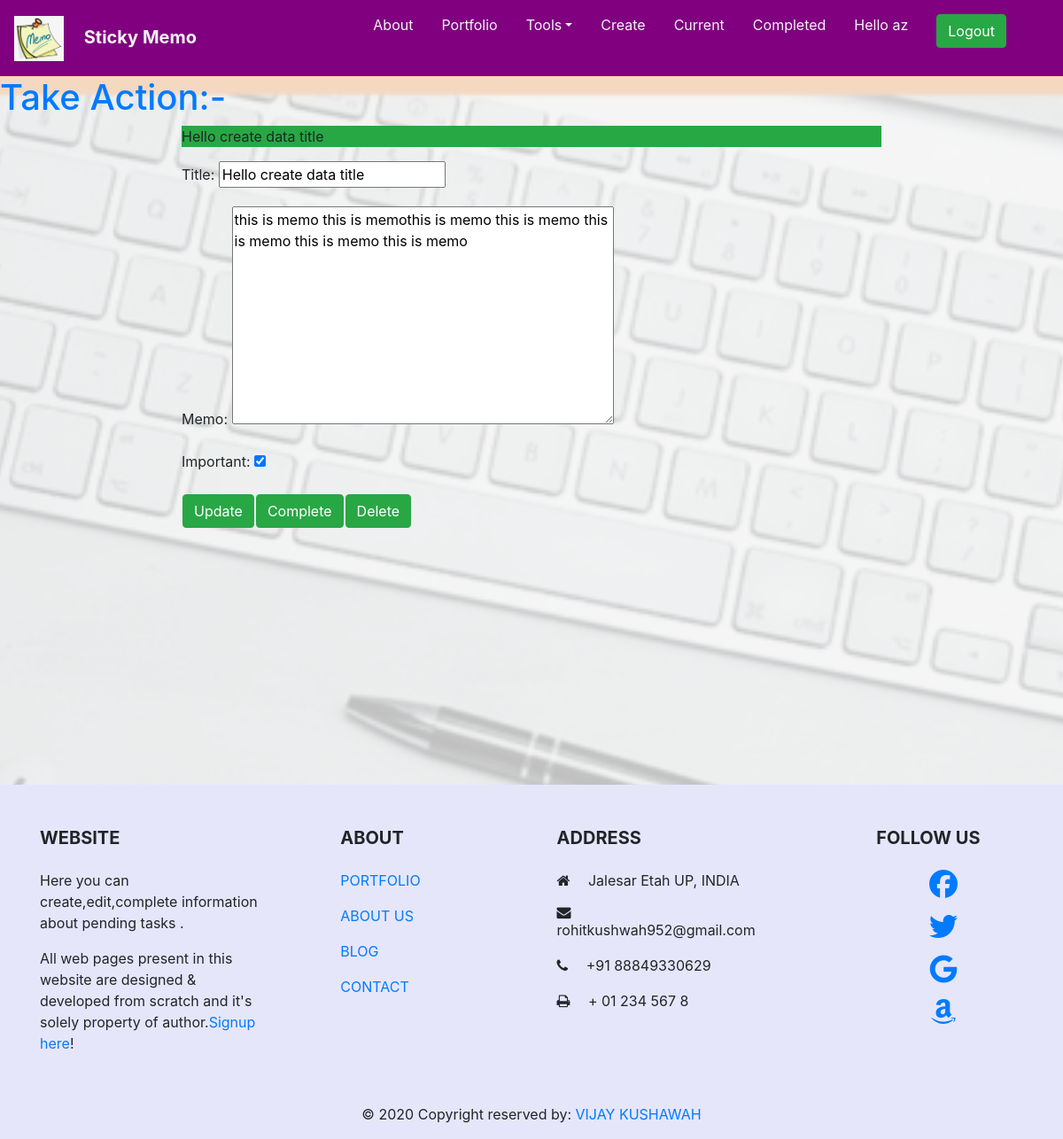
The app's page /todo/9 (signed in) with its own data.
### todo/models.py (models this page shows, shortened)
class Todo(models.Model):
    title=models.CharField(max_length=100)
    memo=models.TextField(blank=True)
    created = models.DateTimeField(auto_now_add=True)
    datecompleted = models.DateTimeField(null=True)
    important = models.BooleanField(default=False)
    user = models.ForeignKey(User,on_delete=models.CASCADE)

### todo/views.py (the view, shortened to what this page needs)
# urls.py: path('todo/<int:todo_pk>',views.viewtodo,name='viewtodo'),
@login_required
def viewtodo(request,todo_pk):
    todo=get_object_or_404(Todo,pk=todo_pk,user=request.user)
    if request.method == 'GET':
        form =  TodoForm(instance=todo)
        return render(request,'todo/viewtodo.html',{'todo':todo,'form':form})

### todo/forms.py
class TodoForm(ModelForm):
    class Meta:
        model=Todo
        fields=['title','memo','important']

### todo/templates/todo/viewtodo.html (shortened to what this page needs)
{% extends 'todo/base.html' %}
{% block content %}
<div class="overlay">
  <div clss="container">
    <h1 class="text-primary">Take Action:-</h1>
    <div class="row justify-content-center">
        <div class="col-8">
<p class="bg-success">{{todo.title}}</p>
<table cellpadding="1" cellspacing="2">
<form method="POST">
{{form.as_p}}
<tr><td>
<button type="submit" class="btn btn-success">Update</button></td>
</form>
<form method="POST" action="{% url 'completetodo' todo.id %}">
  <td>
<button type="submit" class="btn btn-success">Complete</button></td>
</form>
<form method="POST" action="{% url 'deletetodo' todo.id %}">
<td><button type="submit" class="btn btn-success">Delete</button></td>
</form></table>
</div></div></div></div>
{% endblock %}

### todo/templates/todo/base.html (shortened to what this page needs)
<link rel="stylesheet" href="https://stackpath.bootstrapcdn.com/bootstrap/4.5.2/css/bootstrap.min.css">
  <link rel="stylesheet" href="http://fortawesome.github.io/Font-Awesome/assets/font-awesome/css/font-awesome.css">
<link rel="stylesheet" href="https://cdnjs.cloudflare.com/ajax/libs/font-awesome/4.7.0/css/font-awesome.min.css">
 <link rel="stylesheet" href="https://stackpath.bootstrapcdn.com/bootstrap/4.1.3/css/bootstrap.min.css">
{% load static %}
 <link rel="stylesheet" type="text/css" href="{% static 'todo/css/main.css' %}">
 <nav class="navbar navbar-expand-lg  ">
 <a class="navbar-brand " href="{% url 'home' %}"><img src="{% static 'todo/logo.png' %}" height="51px">&nbsp &nbsp  <b clss="nav-link">Sticky Memo</b></a>
<div class="collapse navbar-collapse " id="navbarSupportedContent">     <ul class="nav navbar-nav mr-4">
 <li class="nav-item">
     <a class="nav-link" data-value="about" href="{% url 'abouttodo' %}">About</a>        </li>
<li class="nav-item">
    <a class="nav-link " data-value="portfolio"href="{% url 'portfoliotodo' %}">Portfolio</a>
 </li>
 <li class="nav-item dropdown">
     <a class="nav-link dropdown-toggle" data-toggle="dropdown" data-value="portfolio" href="#">Tools</a>
  </li>
 {% if user.is_authenticated %}
 <li class="nav-item">
    <a class="nav-link " data-value="blog" href="{% url 'createtodo' %}">Create</a>         </li>
<li class="nav-item">
   <a class="nav-link " data-value="team" href="{% url 'currenttodos' %}">Current</a>       </li>
<li class="nav-item">
 <a class="nav-link " data-value="contact" href="{% url 'completedtodos' %}">Completed</a>       </li>
  <li class="nav-item "><a class="nav-link " data-value="blog" href="{% url 'myprofiletodo' %}">Hello {{user.username}}</a></li>
 <li class="nav-item">
  <a class="nav-link " data-value="contact" href="{% url 'completedtodos' %}"><form  action="{% url 'logoutuser' %}" method="POST">
    <button type="submit" class="btn btn-success">Logout</button>
  </form></a>       </li>
</ul>
 {% endif %}
</div></nav>
<div class="content overflow-auto" id="content" style="background-image: url('{% static 'todo/backgroundimage.png' %}');background-attachment: fixed;
 background-size: cover;
 background-position: center;">
{% block content %}{% endblock %}
</div>
{% include 'todo/footer.html' %}

### todo/static/todo/css/main.css (style rules this page uses)
.navbar { background:#800080;position:relative; }
.content { min-height:100%;position:relative; }
.nav-link , .navbar-brand { color: #f4f4f4; cursor: pointer; }
.nav-link { margin-right: 1em !important; }
.navbar-collapse { justify-content: flex-end; }
.overlay { position: absolute; min-height: 100%; min-width: 100%; left: 0; top: 0; background: rgba(244, 244, 244, 0.79); }

### records on screen
Todo: title "Hello create data title", memo "this is memo this is memothis is memo this is memo this is memo this is memo this is memo", important "☑"

### other values on screen
{{ user.username }} "az"
